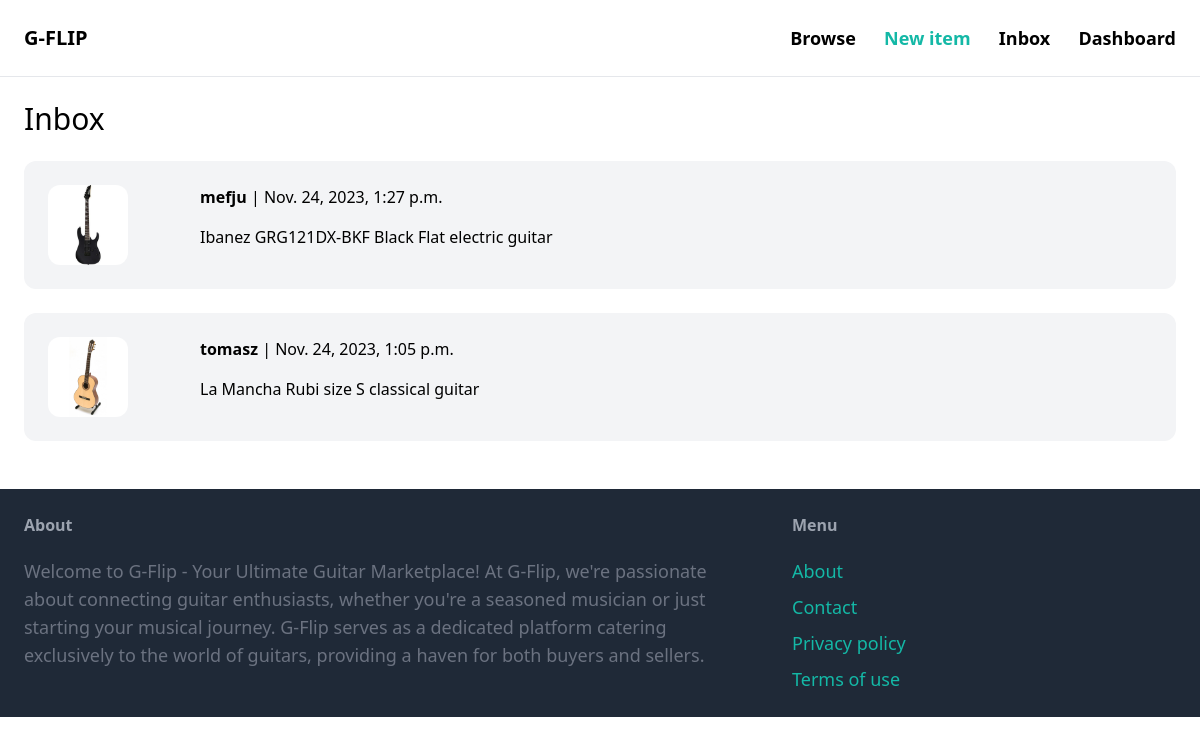
The page /inbox/ (signed in) on the database its author committed.
### conversation/models.py (models this page shows)
class Conversation(models.Model):
    item = models.ForeignKey(Item, related_name='conversations', on_delete=models.CASCADE)
    members = models.ManyToManyField(User, related_name='conversations')
    created_at = models.DateTimeField(auto_now_add=True)
    modified_at = models.DateTimeField(auto_now=True)
    class Meta:
        ordering = ('-modified_at',)

### item/models.py (models this page shows, shortened)
class Item(models.Model):
    category = models.ForeignKey(Category, related_name='items', on_delete=models.CASCADE)
    name = models.CharField(max_length=255)
    description = models.TextField(blank=True, null=True)
    price = models.FloatField()
    image = models.ImageField(upload_to='item_images', blank=True, null=True)
    is_sold = models.BooleanField(default=False)
    created_by = models.ForeignKey(User, related_name='items', on_delete=models.CASCADE)
    created_at = models.DateTimeField(auto_now_add=True)
    class Meta:
        ordering = ('name',)

### conversation/views.py (the view)
# urls.py: path('', views.inbox, name='inbox'),
@login_required
def inbox(request):
    conversations = Conversation.objects.filter(members__in=[request.user.id])
    return render(request, 'conversation/inbox.html', {
        'conversations': conversations
    })

### conversation/templates/conversation/inbox.html (shortened to what this page needs)
{% extends 'core/base.html' %}
{% block content %}
<h1 class='mb-6 text-3xl'>Inbox</h1>
<div class="space-y-6">
    {% for conversation in conversations %}
        <a class="" href="{% url 'conversation:detail' conversation.id %}">
            <div class="p-6 flex bg-gray-100 rounded-xl gap-6 {% if message.created_by == request.user %} bg-blue-400 text-white {% else %} bg-gray {% endif %}">
                <div class="pr-6">
                    <img src="{{ conversation.item.image.url }}" class="w-20 rounded-xl">
                </div>
                <div class="px-6">
                    {% for member in conversation.members.all %}
                        {% if member != request.user %}
                            <p class="mb-4"><strong>{{ member.username }}</strong> | {{ conversation.modified_at }}</p>
                            <p>{{ conversation.item.name }}</p>
                        {% endif %}
                    {% endfor %}
                </div>
            </div>
        </a>
        <br>
    {% endfor %}
</div>
{% endblock %}

### rows shown on the page
Conversation: item.image (picture), modified_at "Nov. 24, 2023, 1:27 p.m.", item.name "Ibanez GRG121DX-BKF Black Flat electric guitar"
Conversation: item.image (picture), modified_at "Nov. 24, 2023, 1:05 p.m.", item.name "La Mancha Rubi size S classical guitar"

### other values the page prints
{{ member.username }} "mefju"
{{ member.username }} "tomasz"
